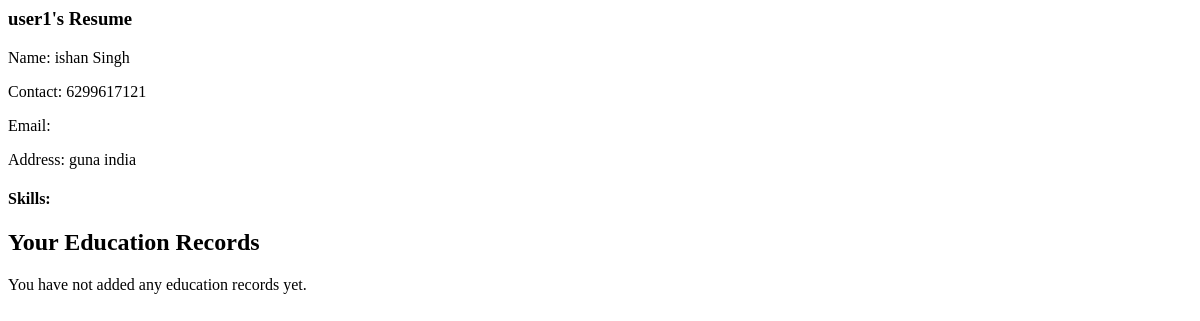
The app's page /jobapp/resume_view/ (signed in), older data.
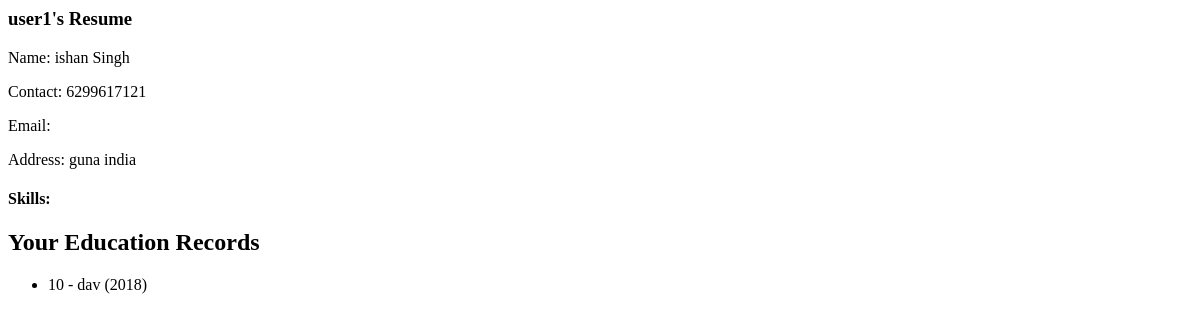
The same page, newer data.
### jobapp/models.py (models this page shows, shortened)
class Education(models.Model):
    user = models.OneToOneField(User, on_delete=models.CASCADE)
    degree_name = models.CharField(max_length=100)
    university_name = models.CharField(max_length=100)
    year_of_passing = models.CharField(max_length=10)
    marks_obtained = models.CharField(max_length=10)

### jobapp/views.py (the view)
# urls.py: path('resume_view/',views.resume_view,name='resume_view'),
def resume_view(request):
    try:
        resume = Resume.objects.get(user=request.user)
        existing_education = Education.objects.filter(user=request.user)
    except Resume.DoesNotExist:
        resume = None  # If the user doesn't have a resume yet, set resume to None
    return render(request, 'resume_view.html', {'resume': resume,'existing_education':existing_education})

### jobapp/templates/resume_view.html (shortened to what this page needs)
<h3>{{ resume.user.username }}'s Resume</h3>
<p>Name: {{ resume.name }}</p>
<p>Contact: {{ resume.contact }}</p>
<p>Email: {{ resume.email }}</p>
<p>Address: {{ resume.address }}</p>
<h4>Skills:</h4>
 <h2>Your Education Records</h2>
 {% if existing_education %}
     <ul>
         {% for education in existing_education %}
             <li>{{ education.degree_name }} - {{ education.university_name }} ({{ education.year_of_passing }})</li>
         {% endfor %}
     </ul>
 {% else %}
     <p>You have not added any education records yet.</p>
 {% endif %}

Row changes from the older to the newer data that the page shows:
added Education: degree_name "10", university_name "dav", year_of_passing "2018"
Text that changed along with them:
text no longer shown: "You have not added any education records yet."
